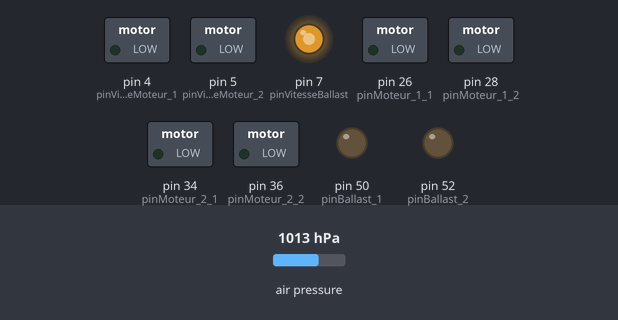
Recording of a sketch running on a simulated Arduino Mega 2560, built with avr-gcc and run on an emulated ATmega2560. Shown: switched loads named in the sketch (green lamp = pin HIGH), output pins drawn as LEDs (lit = HIGH). The inputs (shaded band) are chosen by the test bench; at power-on: air pressure 1013 hPa.

Above: at 7.1 s.
7.2 s: air pressure set to 1012 hPa
At 8.4 s:
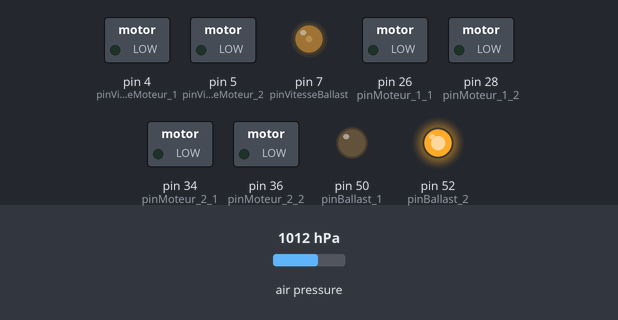
10.2 s: air pressure set to 952 hPa
At 10.6 s:
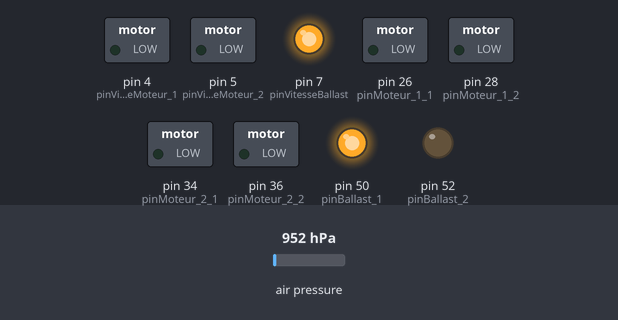
11.7 s: air pressure set to 1007 hPa
13.2 s: air pressure set to 1010 hPa
At 14.4 s:
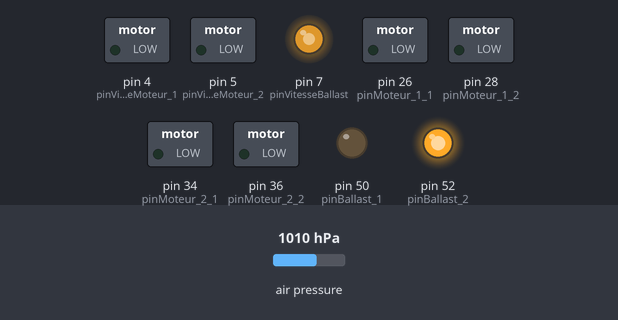
14.7 s: air pressure set to 975 hPa
At 15.6 s:
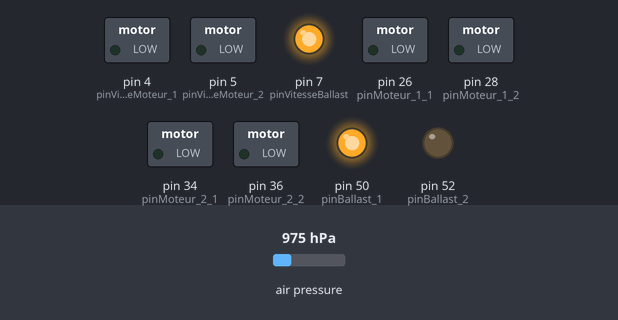
Timing chart, 0 to 17.2 s (numbered marks = the images above; inputs shaded):
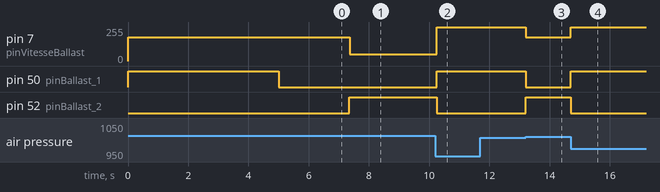

Measured:
- the behaviour switches between 1013 and 1012 hPa on air pressure (found by bisection; images 0 and 1)
- the behaviour switches between 1008 and 1009 hPa on air pressure (found by bisection; images 2 and 3)
- after the input at 7.2 s, pin 7 (pinVitesseBallast): 180/255 → 50/255 after 0.16 s, → 51/255 1.7 s later; pin 52 (pinBallast_2): LOW → HIGH after 0.15 s
- after the input at 10.2 s, pin 7 (pinVitesseBallast): 51/255 → 255/255 after 0.06 s; pin 50 (pinBallast_1): LOW → HIGH after 0.06 s; pin 52 (pinBallast_2): HIGH → LOW after 0.06 s
- after the input at 11.7 s, every drawn part: stays the same
- after the input at 13.2 s, pin 7 (pinVitesseBallast): 255/255 → 180/255 at once; pin 50 (pinBallast_1): HIGH → LOW at once; pin 52 (pinBallast_2): LOW → HIGH at once
- after the input at 14.7 s, pin 7 (pinVitesseBallast): 180/255 → 255/255 at once; pin 50 (pinBallast_1): LOW → HIGH at once; pin 52 (pinBallast_2): HIGH → LOW at once

The sketch:

main-submarine.ino
```cpp
// arduino MEGA2560 -- sous-marin

/*|||||||||||||||||||||||||||||||||||||||||||||||||||||||||||||||||||||||||||||||||||||||||||||||||||||||||||||||||||||||||||||||*/
// mouvement

// initialisation
#define pinMoteur_1_1 26      // pin 1 du sens de rotation du moteur 1
#define pinMoteur_1_2 28      // pin 2 du sens de rotation du moteur 1
#define pinVitesseMoteur_1 4  // pin de la vitesse du moteur 1

#define pinMoteur_2_1 34      // pin 1 du sens de rotation du moteur 2
#define pinMoteur_2_2 36      // pin 2 du sens de rotation du moteur 2
#define pinVitesseMoteur_2 5  // pin de la vitesse du moteur 2

#define pinBallast_1 50      // pin 1 du sens de rotation de la seringue
#define pinBallast_2 52      // pin 2 du sens de rotation de la seringue
#define pinVitesseBallast 7  // pin de la vitesse de la seringue

// bibliothèque de gestion du capteur de pression
#include <Wire.h>
#include <Adafruit_BMP280.h>

// variable global
int profondeurCible = 0;
float pressionRef;

Adafruit_BMP280 bmp;  // I2C

void initMouvement() {
  pinMode(pinMoteur_1_1, OUTPUT);
  pinMode(pinMoteur_1_2, OUTPUT);
  pinMode(pinVitesseMoteur_1, OUTPUT);

  pinMode(pinMoteur_2_1, OUTPUT);
  pinMode(pinMoteur_2_2, OUTPUT);
  pinMode(pinVitesseMoteur_2, OUTPUT);

  pinMode(pinBallast_1, OUTPUT);
  pinMode(pinBallast_2, OUTPUT);
  pinMode(pinVitesseBallast, OUTPUT);


  setBallast(-180);
  delay(5000);
  setBallast(0);

  bmp.begin(0x76);  // démarrer la communication I2C
  // pin du baromètre dans le ballon : noir = Vcc ; blanc = GND ; gris = SCL ; violet = SDK


  // paramètre par défaut du capteur de préssion
  bmp.setSampling(Adafruit_BMP280::MODE_NORMAL,     /* Operating Mode. */
                  Adafruit_BMP280::SAMPLING_NONE,   /* Temp. oversampling */
                  Adafruit_BMP280::SAMPLING_X16,    /* Pressure oversampling */
                  Adafruit_BMP280::FILTER_X16,      /* Filtering. */
                  Adafruit_BMP280::STANDBY_MS_500); /* Standby time. */

  pressionRef = bmp.readPressure();  // donne la pression en hPa donc on rajoute la conversion
}

// fonction
int getProfondeur() {
  // constante local
  static const float gravite = 9.807;               // champ de pesanteur (m/s^2)
  static const uint16_t rho = 1000;                 // masse volumique de l'eau (kg/m^3)
  static const float Cste = 1E2 / (gravite * rho);  // constante de conversion Pa en cm

  long profondeurMesure = (bmp.readPressure() - pressionRef) * Cste;

  return profondeurMesure;
}

void setProfondeur(int elevation) {
  // constante local
  static const uint8_t profondeurMin = 0;   // centimètre
  static const uint8_t profondeurMax = 90;  // centimètre

  switch (elevation) {
    case 1:
      profondeurCible -= 5;
      break;
    case 2:
      profondeurCible += 5;
      break;
    case 3:
      profondeurCible -= 10;
      break;
    case 4:
      profondeurCible += 10;
      break;
  }

  if (profondeurCible < profondeurMin) {
    profondeurCible = profondeurMin;
  } else if (profondeurCible > profondeurMax) {
    profondeurCible = profondeurMax;
  }
}

void setVitesse(uint8_t vitesse) {

  analogWrite(pinVitesseMoteur_1, vitesse);  //gère la vitesse de rotation du moteur 1
  analogWrite(pinVitesseMoteur_2, vitesse);  //gère la vitesse de rotation du moteur 2
}

void setBallast(int vitesseBallast) {
  // constante local
  static const bool sensBallast[3][2] = {
    { LOW, LOW },   // arreter
    { LOW, HIGH },  // monter
    { HIGH, LOW }   // descendre
  };
  // variable local
  uint8_t indice = 0;

  if (vitesseBallast >= 50) {
    analogWrite(pinVitesseBallast, vitesseBallast);
    indice = 1;
  } else if (vitesseBallast <= -50) {
    analogWrite(pinVitesseBallast, -vitesseBallast);
    indice = 2;
  }
  digitalWrite(pinBallast_1, sensBallast[indice][0]);
  digitalWrite(pinBallast_2, sensBallast[indice][1]);
}


// tester les tableaux avec 1 pour HIGH et 0 pour LOW
void setDirection(uint8_t direction) {
  // constante local
  static const bool directionMoteur_1[5][2] = {
    { LOW, LOW },   // arreter
    { LOW, HIGH },  // avancer
    { HIGH, LOW },  // touner à gauche
    { LOW, HIGH },  // tourner à droite
    { HIGH, LOW }   // reculer
  };
  static const bool directionMoteur_2[5][2] = {
    { LOW, LOW },   // arreter
    { LOW, HIGH },  // avancer
    { LOW, HIGH },  // touner à gauche
    { HIGH, LOW },  // tourner à droite
    { HIGH, LOW }   // reculer
  };

  direction -= 1;

  digitalWrite(pinMoteur_1_1, directionMoteur_1[direction][0]);
  digitalWrite(pinMoteur_1_2, directionMoteur_1[direction][1]);
  digitalWrite(pinMoteur_2_1, directionMoteur_2[direction][0]);
  digitalWrite(pinMoteur_2_2, directionMoteur_2[direction][1]);
}


/*|||||||||||||||||||||||||||||||||||||||||||||||||||||||||||||||||||||||||||||||||||||||||||||||||||||||||||||||||||||||||||||||*/
// PID

int controlePID(uint16_t deltaTemps, bool resetCoef, int profondeurMesure) {
  // constante local
  static const int vitesseBallastMin = -180;
  static const int vitesseBallastMax = 180;
  static const float Kp = 50;   // coeficient de la proportionnel
  static const float Ki = 0.5;  // coeficient de l'integrale
  static const float Kd = 25;   // coeficient de la dérivé

  // initialisation
  static int prec_P = 0;
  static float I = 0;

  // variable local
  if (resetCoef) {
    prec_P = 0;
    I = 0;
  }

  int P = profondeurCible - profondeurMesure;
  int D = P - prec_P;
  prec_P = P;
  I += P * deltaTemps / 1E3;

  if (I > vitesseBallastMax) {
    I = vitesseBallastMax;

  } else if (I < vitesseBallastMin) {
    I = vitesseBallastMin;
  }

  int outputPID = Kp * P + Ki * I + Kd * D;

  if (outputPID > vitesseBallastMax) {
    outputPID = vitesseBallastMax;
  } else if (outputPID < vitesseBallastMin) {
    outputPID = vitesseBallastMin;
  }

  return outputPID;
}

/*|||||||||||||||||||||||||||||||||||||||||||||||||||||||||||||||||||||||||||||||||||||||||||||||||||||||||||||||||||||||||||||||*/
// communication

// initialisation
#include <RCSwitch.h>

#define protocolVitesse 8    // vitesse (de 0 à 255 => max longueur 2^8)
#define protocolElevation 6  // elevation (de 0 à 15 => max longueur 2^4)
#define protocolDirection 4  // direction ( max longueur 2^3)
#define protocolReset 10     // reset (max longueur 2^1)
#define protocolInformation 18

#define pinRecepteur 2  // pin du transmetteur
#define pinEmetteur 3   // pin du récepteur

RCSwitch comSys = RCSwitch();  // création d'une intance nommé comSys à partir de l'objet RCSwitch;

void initCommunication() {

  pinMode(pinEmetteur, OUTPUT);
  comSys.enableTransmit(pinEmetteur);  // active le transmetteur
  comSys.setRepeatTransmit(10);        // Optional set number of transmission repetitions.
  comSys.setPulseLength(433);          // Optional set pulse length.

  pinMode(pinRecepteur, INPUT);
  comSys.enableReceive(digitalPinToInterrupt(pinRecepteur));  // Receiver on interrupt 0 => that is pin #2

  emission(protocolReset, 1);
  emission(protocolReset, 1);

  return;
}


// fonction
void emission(uint8_t protocol, uint32_t message) {
  static bool ID = 0;

  // Serial.println("envoyé ID = " + String(ID) + " protocol = " + String(protocol) + " message = " + String(message));

  comSys.send(message, protocol + ID);
  ID = !ID;
}


void reception() {
  static bool dernierID = 1;
  uint8_t protocol = comSys.getReceivedBitlength();  // donne la longueur du message

  bool ID = protocol % 2;

  if (ID != dernierID) {

    uint8_t message = comSys.getReceivedValue();  // donne le message

    // Serial.println("reçu ID = " + String(ID) + " protocol = " + String(protocol) + " message = " + String(message));

    protocol -= ID;
    dernierID = ID;

    switch (protocol) {
      case protocolVitesse:
        setVitesse(message);
        return;
      case protocolElevation:
        setProfondeur(message);
        return;
      case protocolDirection:
        setDirection(message);
        return;
      case protocolReset:
        pinMode(12, OUTPUT);
        digitalWrite(12, LOW);
        return;
    }
  }
  return;
}

/*|||||||||||||||||||||||||||||||||||||||||||||||||||||||||||||||||||||||||||||||||||||||||||||||||||||||||||||||||||||||||||||||*/
// reste

void setup() {

  // Serial.begin(9600);

  initMouvement();
  initCommunication();
}

void loop() {
  static uint32_t prevActualisation = millis();
  static uint32_t prevTemps = millis();
  static uint32_t prevConnexion = millis();
  static bool resetPID = 1;

  // sécurité surface si pas de réponse

  long profondeurMesure = getProfondeur();

  if ((millis() - prevConnexion) < 120000 && profondeurMesure > -5) {

    int outputPID = controlePID(millis() - prevTemps, resetPID, profondeurMesure);
    setBallast(outputPID);
    resetPID = 0;

  } else {
    if (!resetPID) {
      profondeurCible = 1;
      resetPID = 1;
      setBallast(-255);
    }
    if (profondeurMesure > -5 && profondeurMesure < 5 && profondeurCible != 0) {
      profondeurCible = 0;
      setBallast(0);
    }
  }

  prevTemps = millis();

  // vérifie si un message est reçu
  if (comSys.available()) {
    prevConnexion = millis();
    reception();  // traite le message

    comSys.resetAvailable();  // réactive l'antenne
  }

  if (millis() - prevActualisation > 1000) {

    emission(protocolInformation, profondeurCible * 1000 + profondeurMesure);  // emettre profondeur
    prevActualisation = millis();
  }
  // Serial.println("pression = " + String(bmp.getPressureSensor()) + " profondeurMesure = " + String(profondeurMesure));
}
```
